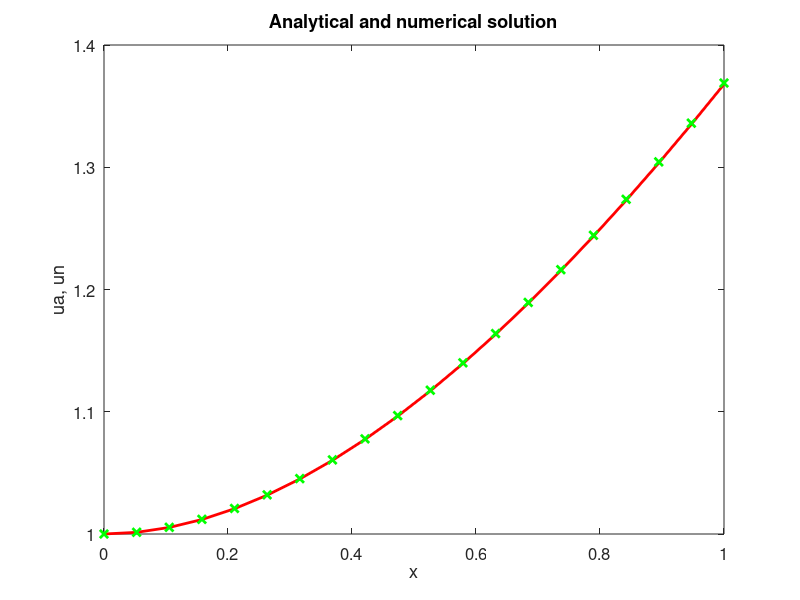

Recreate this plot in MATLAB.
lambda=0.5
# пределы интегрирования
a=0
b=1
# число узлов интегрирования
N=20
disp('Метод трапеций')
# шаг
h=(b-a)/(N-1)
# узлы и веса квадратурной формулы
x=a:h:b;
c=ones(1,N);
c(1)=1/2;
c(N)=1/2;
# неоднородность интегрального уравнения
function f=F(x)
    f=exp(-x);
endfunction
# ядро интегрального уравнения
function K=Ker(x,t)
    K = x*exp(t);
endfunction
# аналитическое решение
ua=x+exp(-x);
for i=1:N
 for j=1:N
 if (i~=j) A(i,j)=-lambda*c(j)*h*Ker(x(i),x(j));
 else A(i,j)=1-lambda*c(j)*h*Ker(x(i),x(j));
 end
 end
 b(i)=F(x(i));
end
un=A\b';
delta=norm(un'-ua, 2);
printf("Погрешность delta=%g\n", delta)
plot(x, ua, "r", "linewidth", 2, x, un, "gx",
"linewidth", 2)
set(gca, "fontsize", 12)
title('Analytical and numerical solution')
xlabel('x')
ylabel('ua, un')
pause(10)